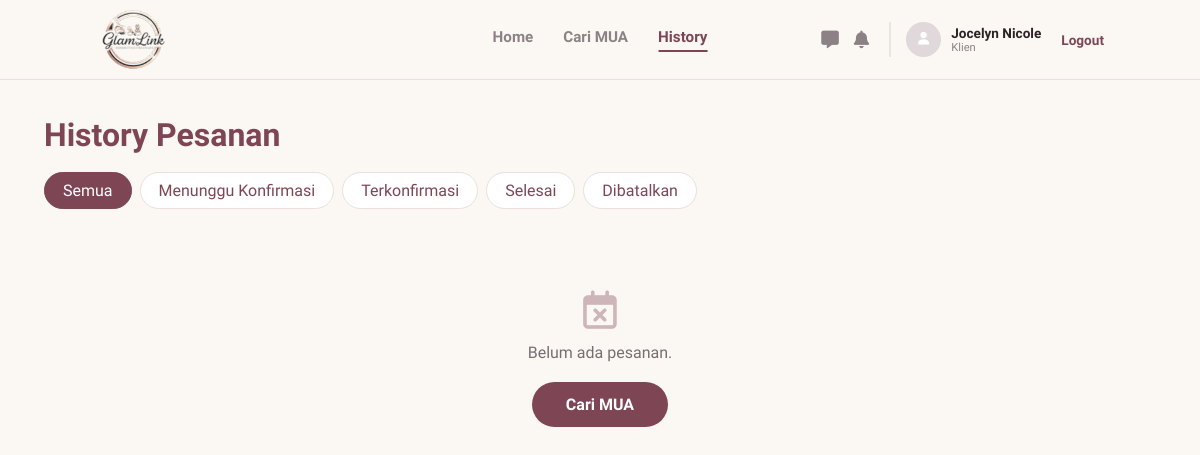
Before: /klien/history.php (signed in) with the older database file.
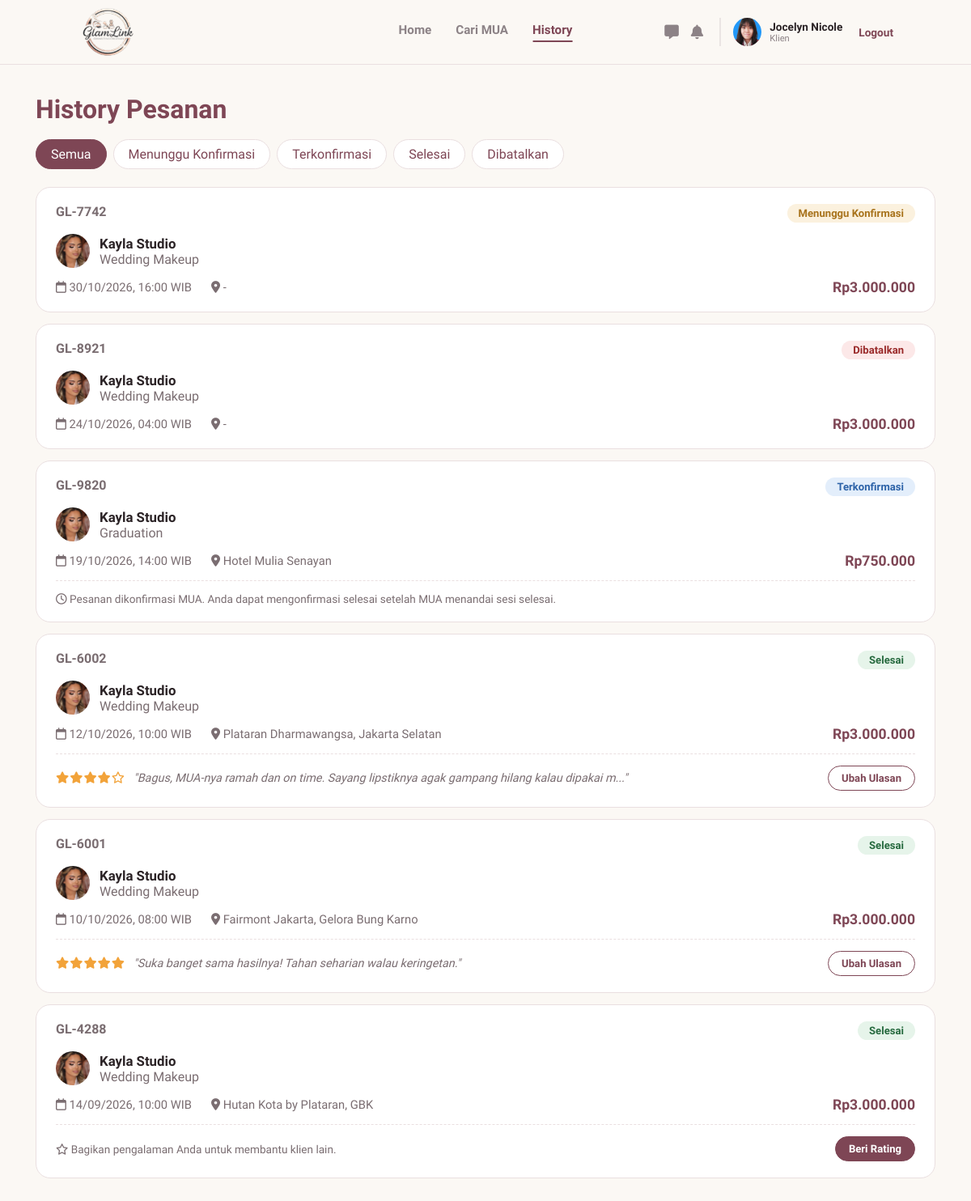
After: the same page with the newer database file.
### tables this page shows
CREATE TABLE `users` (
  `id_user` int(11) NOT NULL,
  `nama` varchar(100) NOT NULL,
  `email` varchar(100) NOT NULL,
  `nomor_telepon` varchar(20) DEFAULT NULL,
  `nama_brand` varchar(150) DEFAULT NULL,
  `bio` text DEFAULT NULL,
  `lokasi` varchar(150) DEFAULT NULL,
  `foto_profil` varchar(255) DEFAULT NULL,
  `password` varchar(255) NOT NULL,
  `role` enum('mua','pelanggan','admin') NOT NULL,
  `dibuat_pada` timestamp NOT NULL DEFAULT current_timestamp(),
  `status_verifikasi` enum('pending','approved','rejected') NOT NULL DEFAULT 'approved',
  `alasan_tolak` varchar(255) DEFAULT NULL
);

CREATE TABLE `bookings` (
  `id_booking` int(11) NOT NULL,
  `no_invoice` varchar(20) NOT NULL,
  `id_mua` int(11) NOT NULL,
  `id_pelanggan` int(11) NOT NULL,
  `id_layanan` int(11) NOT NULL,
  `tanggal_booking` date NOT NULL,
  `waktu_booking` time NOT NULL,
  `lokasi_acara` varchar(255) DEFAULT NULL,
  `catatan` text DEFAULT NULL,
  `total_harga` int(11) NOT NULL,
  `status` enum('menunggu','dikonfirmasi','selesai','ditolak') NOT NULL DEFAULT 'menunggu',
  `is_mua_done` tinyint(1) DEFAULT 0,
  `is_client_done` tinyint(1) DEFAULT 0,
  `foto_dokumentasi` varchar(255) DEFAULT NULL,
  `rating` int(1) DEFAULT NULL,
  `ulasan` text DEFAULT NULL,
  `created_at` timestamp NOT NULL DEFAULT current_timestamp()
);

CREATE TABLE `services` (
  `id_service` int(11) NOT NULL,
  `id_mua` int(11) NOT NULL,
  `nama_layanan` varchar(150) NOT NULL,
  `kategori` varchar(100) DEFAULT NULL,
  `harga` decimal(10,2) NOT NULL,
  `durasi` varchar(50) DEFAULT NULL,
  `deskripsi` text DEFAULT NULL,
  `fasilitas` text DEFAULT NULL
);

### klien/history.php (the view, shortened to what the changed rows need)
<?php
require __DIR__ . '/../Includes/klien.php';
$status = ['menunggu' => 'Menunggu Konfirmasi', 'dikonfirmasi' => 'Terkonfirmasi', 'selesai' => 'Selesai', 'ditolak' => 'Dibatalkan'];
$tab = isset($status[$_GET['tab'] ?? '']) ? $_GET['tab'] : '';
$sql = "SELECT b.*, s.nama_layanan, u.nama_brand, u.foto_profil FROM bookings b
        JOIN services s ON s.id_service = b.id_layanan JOIN users u ON u.id_user = b.id_mua
        WHERE b.id_pelanggan = ?" . ($tab ? ' AND b.status = ?' : '') . ' ORDER BY b.tanggal_booking DESC, b.id_booking DESC';
$data = q($sql, $tab ? [$id_klien, $tab] : [$id_klien]);
head_klien('History');
include __DIR__ . '/../navbar.php';
?>
<main class="kl-wrap page-top">
    <h1 class="kl-title big">History Pesanan</h1>
    <div class="tabs"><a href="history.php" class="<?php echo $tab ? '' : 'on'; ?>">Semua</a>
        <?php foreach ($status as $k => $l) echo '<a href="?tab=' . $k . '" class="' . ($tab === $k ? 'on' : '') . '">' . $l . '</a>'; ?></div>
    <div class="order-list">
        <?php foreach ($data as $b):
            $st = $b['status']; $label = $status[$st] ?? e($st); $kelas = 's-' . e($st);
            $tunggu_klien = ($st === 'dikonfirmasi' && $b['is_mua_done'] && !$b['is_client_done']);
            if ($tunggu_klien) { $label = 'Menunggu Konfirmasi Anda'; $kelas = 's-menunggu-klien'; } ?>
            <div class="order-card">
                <div class="order-top"><span class="inv"><?php echo e($b['no_invoice']); ?></span><span class="badge-status <?php echo $kelas; ?>"><?php echo $label; ?></span></div>
                <div class="order-mua"><?php echo foto($b['foto_profil'], 'avatar'); ?>
                    <div><h3><a href="mua.php?id=<?php echo (int)$b['id_mua']; ?>"><?php echo e($b['nama_brand']); ?></a></h3><span class="muted"><?php echo e($b['nama_layanan']); ?></span></div></div>
                <div class="order-meta">
                    <span><i class="fa-regular fa-calendar"></i> <?php echo date('d/m/Y', strtotime($b['tanggal_booking'])) . ', ' . substr($b['waktu_booking'], 0, 5) . ' WIB'; ?></span>
                    <span><i class="fa-solid fa-location-dot"></i> <?php echo e($b['lokasi_acara'] ?: '-'); ?></span>
                    <b><?php echo rupiah($b['total_harga']); ?></b>
                </div>
                <?php if ($tunggu_klien): ?>
                    <div class="order-extra">
                        <div class="dokum"><?php if ($b['foto_dokumentasi']) echo foto($b['foto_dokumentasi'], 'porto-img', 'fa-image'); ?><span>MUA menandai sesi ini selesai.<br>Mohon konfirmasi jika riasan sudah Anda terima.</span></div>
                        <form method="POST" onsubmit="return confirm('Konfirmasi bahwa pesanan ini sudah selesai?');">
                            <input type="hidden" name="aksi" value="selesai"><input type="hidden" name="id_booking" value="<?php echo (int)$b['id_booking']; ?>">
                            <button class="kb-fill" type="submit"><i class="fa-solid fa-circle-check"></i> Konfirmasi Selesai</button></form>
                    </div>
                <?php elseif ($st === 'dikonfirmasi'): ?>
                    <div class="order-extra"><span class="muted small"><i class="fa-regular fa-clock"></i> Pesanan dikonfirmasi MUA. Anda dapat mengonfirmasi selesai setelah MUA menandai sesi selesai.</span></div>
                <?php elseif ($st === 'selesai'): ?>
                    <div class="order-extra">
                        <?php if ((int)$b['rating'] > 0): ?>
                            <div class="my-rate"><?php echo bintang((int)$b['rating']); ?><span class="ul"><?php echo trim((string)$b['ulasan']) !== '' ? '"' . e(mb_strimwidth($b['ulasan'], 0, 90, '...')) . '"' : 'Tanpa ulasan tertulis'; ?></span></div>
                            <button type="button" class="kb-outline sm js-rate" data-id="<?php echo (int)$b['id_booking']; ?>" data-mua="<?php echo e($b['nama_brand']); ?>" data-rating="<?php echo (int)$b['rating']; ?>" data-ulasan="<?php echo e($b['ulasan']); ?>">Ubah Ulasan</button>
                        <?php else: ?>
                            <span class="muted small"><i class="fa-regular fa-star"></i> Bagikan pengalaman Anda untuk membantu klien lain.</span>
                            <button type="button" class="kb-fill sm js-rate" data-id="<?php echo (int)$b['id_booking']; ?>" data-mua="<?php echo e($b['nama_brand']); ?>" data-rating="0" data-ulasan="">Beri Rating</button>
                        <?php endif; ?>
                    </div>
                <?php endif; ?>
            </div>
        <?php endforeach; ?>
    </div>
    <?php if (!$data): ?><div class="kosong"><i class="fa-regular fa-calendar-xmark"></i><p>Belum ada pesanan.</p><a class="btn-cari" href="cari.php">Cari MUA</a></div><?php endif; ?>
</main>
<?php bottom_nav();

### includes/klien.php (shortened to what the changed rows need)
<?php
require_once __DIR__ . '/../koneksi.php';
$id_klien = (int)$_SESSION['id_user'];
function q($sql, $params = []) {
    global $koneksi;
    $st = $koneksi->prepare($sql);
    if ($params) { $st->bind_param(str_repeat('s', count($params)), ...$params); }
    $st->execute();
    $r = $st->get_result();
    return $r ? $r->fetch_all(MYSQLI_ASSOC) : [];
}
function e($v)      { return htmlspecialchars((string)$v, ENT_QUOTES); }
function rupiah($n) { return 'Rp' . number_format((float)$n, 0, ',', '.'); }
function foto($file, $kelas = '', $ikon = 'fa-user') {
    $f = basename((string)$file);
    if ($f !== '' && file_exists(__DIR__ . '/../assets/img/' . $f)) {
        return '<img class="' . $kelas . '" src="../assets/img/' . e($f) . '" alt="">';
    }
    return '<div class="' . $kelas . ' foto-kosong"><i class="fa-solid ' . $ikon . '"></i></div>';
}
function bintang($r) {
    $h = '';
    for ($i = 1; $i <= 5; $i++) {
        $h .= $r >= $i ? '<i class="fa-solid fa-star"></i>' : ($r >= $i - 0.5 ? '<i class="fa-solid fa-star-half-stroke"></i>' : '<i class="fa-regular fa-star"></i>');
    }
    return '<span class="stars">' . $h . '</span>';
}
function head_klien($judul) {
    echo '<!DOCTYPE html><html lang="id"><head><meta charset="UTF-8"><meta name="viewport" content="width=device-width, initial-scale=1.0"><title>' . e($judul) . ' - GlamLink</title>
<link rel="stylesheet" href="https://cdnjs.cloudflare.com/ajax/libs/font-awesome/6.4.0/css/all.min.css">
<link href="https://fonts.googleapis.com/css2?family=Plus+Jakarta+Sans:wght@400;500;600;700&display=swap" rel="stylesheet">
<link rel="stylesheet" href="../assets/css/navbar.css"><link rel="stylesheet" href="../assets/css/klien.css"></head><body>';
}
function bottom_nav() {
    echo '<nav class="bottom-nav">';
    echo '</nav></body></html>';
}

### navbar.php (shortened to what the changed rows need)
<?php
$path_prefix = in_array(basename(dirname($_SERVER['PHP_SELF'])), ['mua', 'klien']) ? '../' : '';
$nav_logged_in = isset($_SESSION['status_login']) && $_SESSION['status_login'] == true;
$nav_role = isset($_SESSION['role']) ? $_SESSION['role'] : '';
if ($nav_logged_in && in_array($nav_role, ['mua', 'pelanggan']) && isset($koneksi)) {
    $id_mua_nav = $_SESSION['id_user'];
    $nav_query = mysqli_query($koneksi, "SELECT nama, nama_brand, foto_profil, status_verifikasi FROM users WHERE id_user = '$id_mua_nav'");
    $nav_profil = mysqli_fetch_assoc($nav_query);
}
?>
<header class="navbar">
    <?php if (!$nav_logged_in): ?>
        <div class="nav-links">
            <a href="<?php echo $path_prefix; ?>login.php" class="btn-text">Masuk</a>
            <a href="<?php echo $path_prefix; ?>login.php" class="btn-outline">Masuk Sebagai MUA</a>
            <a href="<?php echo $path_prefix; ?>register.php" class="btn-filled">Daftar</a>
        </div>
    <?php elseif ($nav_role == 'pelanggan'): ?>
        <?php $hal = basename($_SERVER['SCRIPT_NAME']); ?>
        <div class="nav-menu-mua">
            <a href="<?php echo $path_prefix; ?>klien/index.php" class="<?php echo $hal == 'index.php' ? 'active' : ''; ?>">Home</a>
            <a href="<?php echo $path_prefix; ?>klien/cari.php" class="<?php echo in_array($hal, ['cari.php', 'mua.php', 'booking.php']) ? 'active' : ''; ?>">Cari MUA</a>
            <a href="<?php echo $path_prefix; ?>klien/history.php" class="<?php echo $hal == 'history.php' ? 'active' : ''; ?>">History</a>
        </div>
        <div class="nav-profile-mua">
            <div class="nav-icons">
                <a href="#" class="icon-btn" title="Segera hadir"><i class="fa-solid fa-message"></i></a>
                <a href="#" class="icon-btn" title="Segera hadir"><i class="fa-solid fa-bell"></i></a>
            </div>
            <a href="<?php echo $path_prefix; ?>klien/profil.php" style="text-decoration:none;color:inherit;">
                <div class="profile-info">
                    <?php if (!empty($nav_profil['foto_profil']) && file_exists(__DIR__ . '/assets/img/' . basename($nav_profil['foto_profil']))): ?>
                        <img src="<?php echo $path_prefix; ?>assets/img/<?php echo htmlspecialchars(basename($nav_profil['foto_profil'])); ?>" alt="Profile">
                    <?php else: ?>
                        <div style="width:35px;height:35px;background:#e0d8da;border-radius:50%;display:flex;align-items:center;justify-content:center;color:#fff;font-size:0.8rem;"><i class="fa-solid fa-user"></i></div>
                    <?php endif; ?>
                    <div class="profile-text">
                        <span class="brand-name"><?php echo htmlspecialchars($nav_profil['nama'] ?? 'Klien'); ?></span>
                        <span class="role-text">Klien</span>
                    </div>
                </div>
            </a>
            <a href="<?php echo $path_prefix; ?>logout.php" class="logout-link">Logout</a>
        </div>
    <?php endif; ?>
</header>

Changed rows visible on the page:
changed users "Jocelyn Nicole": foto_profil: picture added
added bookings: no_invoice "GL-7742", status "Menunggu Konfirmasi", id_mua.foto_profil (picture), id_mua.nama_brand "Kayla Studio", id_layanan.nama_layanan "Wedding Makeup", tanggal_booking "30/10/2026", waktu_booking "16:00", lokasi_acara "-", total_harga "Rp3.000.000"
added bookings: no_invoice "GL-8921", status "Dibatalkan", id_mua.foto_profil (picture), id_mua.nama_brand "Kayla Studio", id_layanan.nama_layanan "Wedding Makeup", tanggal_booking "24/10/2026", waktu_booking "04:00", lokasi_acara "-", total_harga "Rp3.000.000"
added bookings: no_invoice "GL-9820", status "Terkonfirmasi", id_mua.foto_profil (picture), id_mua.nama_brand "Kayla Studio", id_layanan.nama_layanan "Graduation", tanggal_booking "19/10/2026", waktu_booking "14:00", lokasi_acara "Hotel Mulia Senayan", total_harga "Rp750.000", is_mua_done 0 (drawn), shows "Pesanan dikonfirmasi MUA. Anda dapat mengonfirmasi selesai setelah MUA menandai sesi selesai."
added bookings: no_invoice "GL-6002", status "Selesai", id_mua.foto_profil (picture), id_mua.nama_brand "Kayla Studio", id_layanan.nama_layanan "Wedding Makeup", tanggal_booking "12/10/2026", waktu_booking "10:00", lokasi_acara "Plataran Dharmawangsa, Jakarta Selatan", total_harga "Rp3.000.000", rating 4 (drawn), ulasan "Bagus, MUA-nya ramah dan on time. Sayang lipstiknya agak gampang hilang kalau dipakai m..."
added bookings: no_invoice "GL-6001", status "Selesai", id_mua.foto_profil (picture), id_mua.nama_brand "Kayla Studio", id_layanan.nama_layanan "Wedding Makeup", tanggal_booking "10/10/2026", waktu_booking "08:00", lokasi_acara "Fairmont Jakarta, Gelora Bung Karno", total_harga "Rp3.000.000", rating 5 (drawn), ulasan "Suka banget sama hasilnya! Tahan seharian walau keringetan."
added bookings: no_invoice "GL-4288", status "Selesai", id_mua.foto_profil (picture), id_mua.nama_brand "Kayla Studio", id_layanan.nama_layanan "Wedding Makeup", tanggal_booking "14/09/2026", waktu_booking "10:00", lokasi_acara "Hutan Kota by Plataran, GBK", total_harga "Rp3.000.000"
Other visible differences:
text no longer shown: "Belum ada pesanan. Cari MUA"
